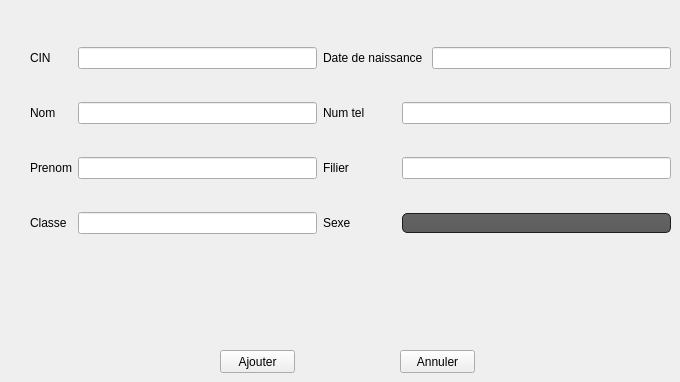
     <widget class="QWidget" name="tab">
      <attribute name="title">
       <string>Ajouter</string>
      </attribute>
      <widget class="QPushButton" name="AjouterEtud">
       <property name="geometry">
        <rect>
         <x>220</x>
         <y>350</y>
         <width>75</width>
         <height>23</height>
        </rect>
       </property>
       <property name="text">
        <string>Ajouter</string>
       </property>
      </widget>
      <widget class="QWidget" name="layoutWidget">
       <property name="geometry">
        <rect>
         <x>30</x>
         <y>20</y>
         <width>641</width>
         <height>241</height>
        </rect>
       </property>
       <layout class="QGridLayout" name="gridLayout">
        <item row="0" column="0">
         <widget class="QLabel" name="label_2">
          <property name="text">
           <string>CIN</string>
          </property>
         </widget>
        </item>
        <item row="0" column="1">
         <widget class="QLineEdit" name="CinEtud"/>
        </item>
        <item row="0" column="2" colspan="3">
         <widget class="QLabel" name="label_5">
          <property name="text">
           <string>Date de naissance </string>
          </property>
         </widget>
        </item>
        <item row="0" column="5">
         <widget class="QLineEdit" name="DateEtud"/>
        </item>
        <item row="1" column="0">
         <widget class="QLabel" name="label_3">
          <property name="text">
           <string>Nom</string>
          </property>
         </widget>
        </item>
        <item row="1" column="1">
         <widget class="QLineEdit" name="NomEtud"/>
        </item>
        <item row="1" column="2">
         <widget class="QLabel" name="label_7">
          <property name="text">
           <string>Num tel</string>
          </property>
         </widget>
        </item>
        <item row="2" column="0">
         <widget class="QLabel" name="label_4">
          <property name="text">
           <string>Prenom</string>
          </property>
         </widget>
        </item>
        <item row="2" column="1">
         <widget class="QLineEdit" name="PrenomEtud"/>
        </item>
        <item row="3" column="1">
         <widget class="QLineEdit" name="ClasseEtud"/>
        </item>
        <item row="3" column="0">
         <widget class="QLabel" name="label_8">
          <property name="text">
           <string>Classe</string>
          </property>
         </widget>
        </item>
        <item row="2" column="2">
         <widget class="QLabel" name="label_9">
          <property name="text">
           <string>Filier</string>
          </property>
         </widget>
        </item>
        <item row="3" column="2">
         <widget class="QLabel" name="label_10">
          <property name="text">
           <string>Sexe</string>
          </property>
         </widget>
        </item>
        <item row="1" column="4" colspan="2">
         <widget class="QLineEdit" name="NumTelEtud"/>
        </item>
        <item row="3" column="4" colspan="2">
         <widget class="QLineEdit" name="SexeEtud">
          <property name="styleSheet">
           <string notr="true">QToolTip
{
     border: 1px solid black;
     background-color: #ffa02f;
     padding: 1px;
     border-radius: 3px;
     opacity: 100;
}

QWidget
{
    color: #b1b1b1;
    background-color: #323232;
}

QWidget:item:hover
{
    background-color: QLinearGradient( x1: 0, y1: 0, x2: 0, y2: 1, stop: 0 #ffa02f, stop: 1 #ca0619);
    color: #000000;
}

QWidget:item:selected
{
    background-color: QLinearGradient( x1: 0, y1: 0, x2: 0, y2: 1, stop: 0 #ffa02f, stop: 1 #d7801a);
}

QMenuBar::item
{
    background: transparent;
}

QMenuBar::item:selected
{
    background: transparent;
    border: 1px solid #ffaa00;
}

QMenuBar::item:pressed
{
    background: #444;
    border: 1px solid #000;
    background-color: QLinearGradient(
        x1:0, y1:0,
        x2:0, y2:1,
        stop:1 #212121,
        stop:0.4 #343434/*,
        stop:0.2 #343434,
        stop:0.1 #ffaa00*/
    );
    margin-bottom:-1px;
    padding-bottom:1px;
}

QMenu
{
    border: 1px solid #000;
}

QMenu::item
{
    padding: 2px 20px 2px 20px;
}

QMenu::item:selected
{
    color: #000000;
}

QWidget:disabled
{
    color: #404040;
    background-color: #323232;
}

QAbstractItemView
{
    background-color: QLinearGradient( x1: 0, y1: 0, x2: 0, y2: 1, stop: 0 #4d4d4d, stop: 0.1 #646464, stop: 1 #5d5d5d);
}

QWidget:focus
{
    /*border: 2px solid QLinearGradient( x1: 0, y1: 0, x2: 0, y2: 1, stop: 0 #ffa02f, stop: 1 #d7801a);*/
}

QLineEdit
{
    background-color: QLinearGradient( x1: 0, y1: 0, x2: 0, y2: 1, stop: 0 #4d4d4d, stop: 0 #646464, stop: 1 #5d5d5d);
    padding: 1px;
    border-style: solid;
    border: 1px solid #1e1e1e;
    border-radius: 5;
}

QPushButton
{
    color: #b1b1b1;
    background-color: QLinearGradient( x1: 0, y1: 0, x2: 0, y2: 1, stop: 0 #565656, stop: 0.1 #525252, stop: 0.5 #4e4e4e, stop: 0.9 #4a4a4a, stop: 1 #464646);
    border-width: 1px;
    border-color: #1e1e1e;
    border-style: solid;
    border-radius: 6;
    padding: 3px;
    font-size: 12px;
    padding-left: 5px;
    padding-right: 5px;
}

QPushButton:pressed
{
    background-color: QLinearGradient( x1: 0, y1: 0, x2: 0, y2: 1, stop: 0 #2d2d2d, stop: 0.1 #2b2b2b, stop: 0.5 #292929, stop: 0.9 #282828, stop: 1 #252525);
}

QComboBox
{
    selection-background-color: #ffaa00;
    background-color: QLinearGradient( x1: 0, y1: 0, x2: 0, y2: 1, stop: 0 #565656, stop: 0.1 #525252, stop: 0.5 #4e4e4e, stop: 0.9 #4a4a4a, stop: 1 #464646);
    border-style: solid;
    border: 1px solid #1e1e1e;
    border-radius: 5;
}

QComboBox:hover,QPushButton:hover
{
    border: 2px solid QLinearGradient( x1: 0, y1: 0, x2: 0, y2: 1, stop: 0 #ffa02f, stop: 1 #d7801a);
}


QComboBox:on
{
    padding-top: 3px;
    padding-left: 4px;
    background-color: QLinearGradient( x1: 0, y1: 0, x2: 0, y2: 1, stop: 0 #2d2d2d, stop: 0.1 #2b2b2b, stop: 0.5 #292929, stop: 0.9 #282828, stop: 1 #252525);
    selection-background-color: #ffaa00;
}

QComboBox QAbstractItemView
{
    border: 2px solid darkgray;
    selection-background-color: QLinearGradient( x1: 0, y1: 0, x2: 0, y2: 1, stop: 0 #ffa02f, stop: 1 #d7801a);
}

QComboBox::drop-down
{
     subcontrol-origin: padding;
     subcontrol-position: top right;
     width: 15px;

     border-left-width: 0px;
     border-left-color: darkgray;
     border-left-style: solid; /* just a single line */
     border-top-right-radius: 3px; /* same radius as the QComboBox */
     border-bottom-right-radius: 3px;
 }

QComboBox::down-arrow
{
     image: url(:/down_arrow.png);
}

QGroupBox:focus
{
border: 2px solid QLinearGradient( x1: 0, y1: 0, x2: 0, y2: 1, stop: 0 #ffa02f, stop: 1 #d7801a);
}

QTextEdit:focus
{
    border: 2px solid QLinearGradient( x1: 0, y1: 0, x2: 0, y2: 1, stop: 0 #ffa02f, stop: 1 #d7801a);
}

QScrollBar:horizontal {
     border: 1px solid #222222;
     background: QLinearGradient( x1: 0, y1: 0, x2: 0, y2: 1, stop: 0.0 #121212, stop: 0.2 #282828, stop: 1 #484848);
     height: 7px;
     margin: 0px 16px 0 16px;
}

QScrollBar::handle:horizontal
{
      background: QLinearGradient( x1: 0, y1: 0, x2: 1, y2: 0, stop: 0 #ffa02f, stop: 0.5 #d7801a, stop: 1 #ffa02f);
      min-height: 20px;
      border-radius: 2px;
}

QScrollBar::add-line:horizontal {
      border: 1px solid #1b1b19;
      border-radius: 2px;
      background: QLinearGradient( x1: 0, y1: 0, x2: 1, y2: 0, stop: 0 #ffa02f, stop: 1 #d7801a);
      width: 14px;
      subcontrol-position: right;
      subcontrol-origin: margin;
}

QScrollBar::sub-line:horizontal {
      border: 1px solid #1b1b19;
      border-radius: 2px;
      background: QLinearGradient( x1: 0, y1: 0, x2: 1, y2: 0, stop: 0 #ffa02f, stop: 1 #d7801a);
      width: 14px;
     subcontrol-position: left;
     subcontrol-origin: margin;
}

QScrollBar::right-arrow:horizontal, QScrollBar::left-arrow:horizontal
{
      border: 1px solid black;
      width: 1px;
      height: 1px;
      background: white;
}

QScrollBar::add-page:horizontal, QScrollBar::sub-page:horizontal
{
      background: none;
}

QScrollBar:vertical
{
      background: QLinearGradient( x1: 0, y1: 0, x2: 1, y2: 0, stop: 0.0 #121212, stop: 0.2 #282828, stop: 1 #484848);
      width: 7px;
      margin: 16px 0 16px 0;
      border: 1px solid #222222;
}

QScrollBar::handle:vertical
{
      background: QLinearGradient( x1: 0, y1: 0, x2: 0, y2: 1, stop: 0 #ffa02f, stop: 0.5 #d7801a, stop: 1 #ffa02f);
      min-height: 20px;
      border-radius: 2px;
}

QScrollBar::add-line:vertical
{
      border: 1px solid #1b1b19;
      border-radius: 2px;
      background: QLinearGradient( x1: 0, y1: 0, x2: 0, y2: 1, stop: 0 #ffa02f, stop: 1 #d7801a);
      height: 14px;
      subcontrol-position: bottom;
      subcontrol-origin: margin;
}

QScrollBar::sub-line:vertical
{
      border: 1px solid #1b1b19;
      border-radius: 2px;
      background: QLinearGradient( x1: 0, y1: 0, x2: 0, y2: 1, stop: 0 #d7801a, stop: 1 #ffa02f);
      height: 14px;
      subcontrol-position: top;
      subcontrol-origin: margin;
}

QScrollBar::up-arrow:vertical, QScrollBar::down-arrow:vertical
{
      border: 1px solid black;
      width: 1px;
      height: 1px;
      background: white;
}


QScrollBar::add-page:vertical, QScrollBar::sub-page:vertical
{
      background: none;
}

QTextEdit
{
    background-color: #242424;
}

QPlainTextEdit
{
    background-color: #242424;
}

QHeaderView::section
{
    background-color: QLinearGradient(x1:0, y1:0, x2:0, y2:1, stop:0 #616161, stop: 0.5 #505050, stop: 0.6 #434343, stop:1 #656565);
    color: white;
    padding-left: 4px;
    border: 1px solid #6c6c6c;
}

QCheckBox:disabled
{
color: #414141;
}

QDockWidget::title
{
    text-align: center;
    spacing: 3px; /* spacing between items in the tool bar */
    background-color: QLinearGradient(x1:0, y1:0, x2:0, y2:1, stop:0 #323232, stop: 0.5 #242424, stop:1 #323232);
}

QDockWidget::close-button, QDockWidget::float-button
{
    text-align: center;
    spacing: 1px; /* spacing between items in the tool bar */
    background-color: QLinearGradient(x1:0, y1:0, x2:0, y2:1, stop:0 #323232, stop: 0.5 #242424, stop:1 #323232);
}

QDockWidget::close-button:hover, QDockWidget::float-button:hover
{
    background: #242424;
}

QDockWidget::close-button:pressed, QDockWidget::float-button:pressed
{
    padding: 1px -1px -1px 1px;
}

QMainWindow::separator
{
    background-color: QLinearGradient(x1:0, y1:0, x2:0, y2:1, stop:0 #161616, stop: 0.5 #151515, stop: 0.6 #212121, stop:1 #343434);
    color: white;
    padding-left: 4px;
    border: 1px solid #4c4c4c;
    spacing: 3px; /* spacing between items in the tool bar */
}

QMainWindow::separator:hover
{

    background-color: QLinearGradient(x1:0, y1:0, x2:0, y2:1, stop:0 #d7801a, stop:0.5 #b56c17 stop:1 #ffa02f);
    color: white;
    padding-left: 4px;
    border: 1px solid #6c6c6c;
    spacing: 3px; /* spacing between items in the tool bar */
}

QToolBar::handle
{
     spacing: 3px; /* spacing between items in the tool bar */
     background: url(:/images/handle.png);
}

QMenu::separator
{
    height: 2px;
    background-color: QLinearGradient(x1:0, y1:0, x2:0, y2:1, stop:0 #161616, stop: 0.5 #151515, stop: 0.6 #212121, stop:1 #343434);
    color: white;
    padding-left: 4px;
    margin-left: 10px;
    margin-right: 5px;
}

QProgressBar
{
    border: 2px solid grey;
    border-radius: 5px;
    text-align: center;
}

QProgressBar::chunk
{
    background-color: #d7801a;
    width: 2.15px;
    margin: 0.5px;
}

QTabBar::tab {
    color: #b1b1b1;
    border: 1px solid #444;
    border-bottom-style: none;
    background-color: #323232;
    padding-left: 10px;
    padding-right: 10px;
    padding-top: 3px;
    padding-bottom: 2px;
    margin-right: -1px;
}

QTabWidget::pane {
    border: 1px solid #444;
    top: 1px;
}

QTabBar::tab:last
{
    margin-right: 0; /* the last selected tab has nothing to overlap with on the right */
    border-top-right-radius: 3px;
}

QTabBar::tab:first:!selected
{
 margin-left: 0px; /* the last selected tab has nothing to overlap with on the right */


    border-top-left-radius: 3px;
}

QTabBar::tab:!selected
{
    color: #b1b1b1;
    border-bottom-style: solid;
    margin-top: 3px;
    background-color: QLinearGradient(x1:0, y1:0, x2:0, y2:1, stop:1 #212121, stop:.4 #343434);
}

QTabBar::tab:selected
{
    border-top-left-radius: 3px;
    border-top-right-radius: 3px;
    margin-bottom: 0px;
}

QTabBar::tab:!selected:hover
{
    /*border-top: 2px solid #ffaa00;
    padding-bottom: 3px;*/
    border-top-left-radius: 3px;
    border-top-right-radius: 3px;
    background-color: QLinearGradient(x1:0, y1:0, x2:0, y2:1, stop:1 #212121, stop:0.4 #343434, stop:0.2 #343434, stop:0.1 #ffaa00);
}

QRadioButton::indicator:checked, QRadioButton::indicator:unchecked{
    color: #b1b1b1;
    background-color: #323232;
    border: 1px solid #b1b1b1;
    border-radius: 6px;
}

QRadioButton::indicator:checked
{
    background-color: qradialgradient(
        cx: 0.5, cy: 0.5,
        fx: 0.5, fy: 0.5,
        radius: 1.0,
        stop: 0.25 #ffaa00,
        stop: 0.3 #323232
    );
}

QCheckBox::indicator{
    color: #b1b1b1;
    background-color: #323232;
    border: 1px solid #b1b1b1;
    width: 9px;
    height: 9px;
}

QRadioButton::indicator
{
    border-radius: 6px;
}

QRadioButton::indicator:hover, QCheckBox::indicator:hover
{
    border: 1px solid #ffaa00;
}

QCheckBox::indicator:checked
{
    image:url(:/images/checkbox.png);
}

QCheckBox::indicator:disabled, QRadioButton::indicator:disabled
{
    border: 1px solid #444;
}</string>
          </property>
         </widget>
        </item>
        <item row="2" column="4" colspan="2">
         <widget class="QLineEdit" name="FilierEtud"/>
        </item>
       </layout>
      </widget>
      <widget class="QPushButton" name="pushButton_5">
       <property name="geometry">
        <rect>
         <x>400</x>
         <y>350</y>
         <width>75</width>
         <height>23</height>
        </rect>
       </property>
       <property name="text">
        <string>Annuler</string>
       </property>
      </widget>
     </widget>
